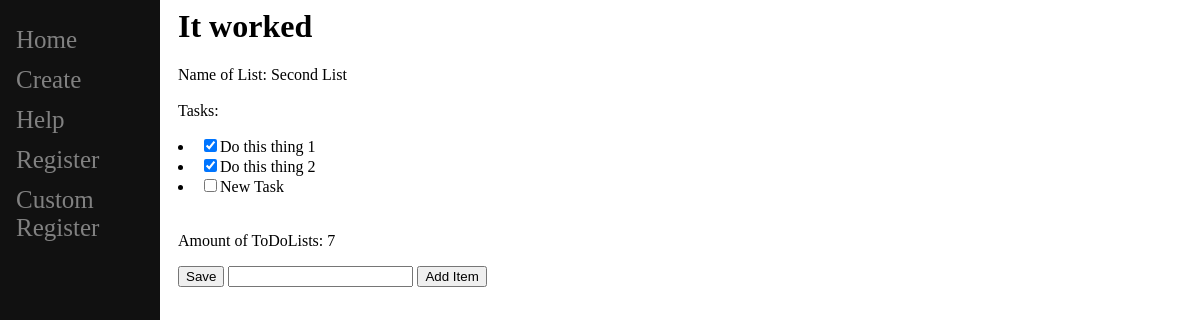
Page /8 on the committed database.
### main/models.py (models this page shows, shortened)
class ToDoList(models.Model):
    name = models.CharField(max_length = 200) #always add the max_length if using CharField

class Item(models.Model):
    todolist = models.ForeignKey(ToDoList, on_delete=models.CASCADE)
    text = models.CharField(max_length = 300)
    complete = models.BooleanField()

### main/views.py (the view, shortened to what this page needs)
# urls.py: path("<int:id>", views.todo, name="ToDo"),
def todo(response, id):
    t_length = len(ToDoList.objects.all())
    object_list = []
    for i in range(t_length):
        obj = ToDoList.objects.all()[i].id
        object_list.append(obj)
    if id not in object_list:
        return render(response, "main/todo.html", {"result": "Error", "id": id, "object_list": object_list})
    item = ToDoList.objects.get(id=id)
    return render(response, "main/todo.html", {"result": "It worked", "item": item, "t_length": t_length})

### main/templates/main/todo.html (shortened to what this page needs)
{% extends "main/base.html" %}
{% block content %}
<h1>{{result}}</h1>
	{% if result == "It worked" %}
	<form method="post" action="#">
	<p> Name of List: {{item.name}} <br></br>
		Tasks:
		{% for tasks in item.item_set.all %}
			{% if tasks.complete == True %}
				<li><input type="checkbox", value="clicked", name="c{{tasks.id}}" checked>{{tasks.text}}</li>
			{% else %}
				<li><input type="checkbox", value="clicked", name="c{{tasks.id}}">{{tasks.text}}</li>
			{% endif %}
		{% endfor %}
			<br></br>
		Amount of ToDoLists: {{t_length}}
	</p>
	<button type="submit", name="save", value="save">Save</button>
	<input type="text", name="new">
	<button type="submit", name="newItem", value="newItem">Add Item</button>
	</form>
	{% endif %}
{% endblock %}

### rows in the picture
ToDoList: name "Second List"
Item: text "Do this thing 1"
Item: text "Do this thing 2"
Item: text "New Task"

### other values in the picture
{{ result }} "It worked"
{{ t_length }} "7"
